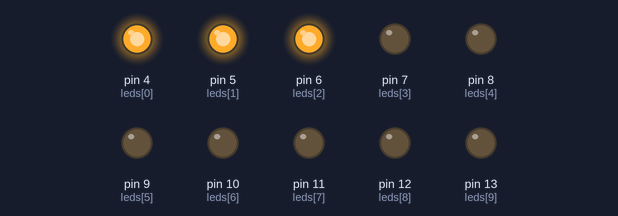
Simulated run of this sketch. Board: Arduino Uno, built with avr-gcc and run on an emulated ATmega328P. Shown: output pins drawn as LEDs (lit = HIGH).

Above: at 0.02 s.
At 0.72 s:
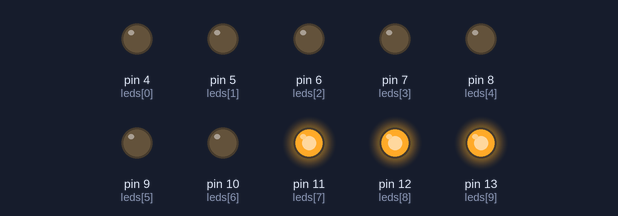
At 1.52 s:
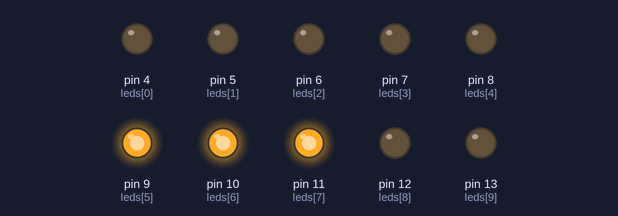
At 2.32 s:
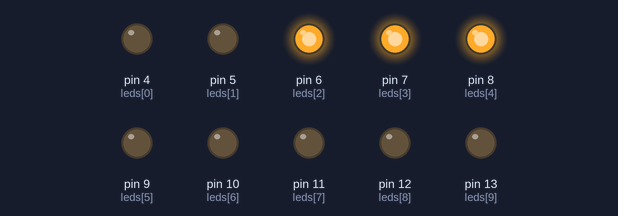
At 3.12 s:
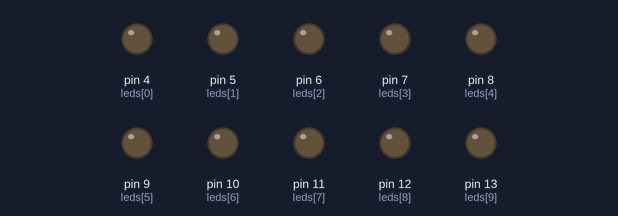
At 4.62 s:
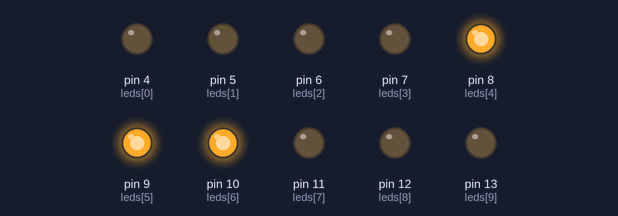
Timing chart, 0 to 4.9 s (numbered marks = the images above):
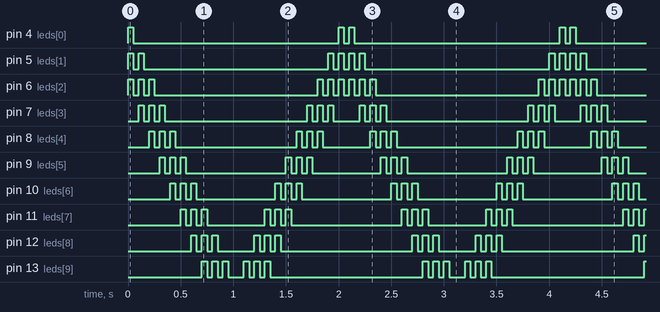

Measured:
- by itself, pin 4 (leds[0]): repeats every 2.1 s: LOW 2.0 s, HIGH 0.05 s, LOW 0.05 s, HIGH 0.05 s
- by itself, pin 5 (leds[1]): repeats every 2.1 s: LOW 0.05 s, HIGH 0.05 s, LOW 1.8 s, 2 × (HIGH 0.05 s, LOW 0.05 s), HIGH 0.05 s
- by itself, pin 6 (leds[2]): repeats every 2.1 s: 2 × (LOW 0.05 s, HIGH 0.05 s), LOW 1.6 s, 3 × (HIGH 0.05 s, LOW 0.05 s), HIGH 0.05 s
- by itself, pin 7 (leds[3]): repeats every 2.1 s: 2 × (LOW 0.05 s, HIGH 0.05 s), LOW 1.4 s, 2 × (HIGH 0.05 s, LOW 0.05 s), HIGH 0.05 s, LOW 0.25 s, HIGH 0.05 s
- by itself, pin 8 (leds[4]): repeats every 2.1 s: 2 × (LOW 0.05 s, HIGH 0.05 s), LOW 1.2 s, 2 × (HIGH 0.05 s, LOW 0.05 s), HIGH 0.05 s, LOW 0.45 s, HIGH 0.05 s

The sketch:

knightrider.ino
```cpp
int leds[]={4,5,6,7,8,9,10,11,12,13};
void setup() {
  for(int i=0;i<10;i++)
  {
    pinMode(leds[i],OUTPUT);

    }

}

void loop() {

   for(int i=0;i<10;i++)
   {
    digitalWrite(leds[i],1);
    digitalWrite(leds[i+1],1);
    digitalWrite(leds[i+2],1);
    delay(50);


    digitalWrite(leds[i],0);
    digitalWrite(leds[i+1],0);
    digitalWrite(leds[i+2],0);
     delay(50);

    }

     for(int i=10;i>=0;i--)
   {
    digitalWrite(leds[i],1);
    digitalWrite(leds[i+1],1);
    digitalWrite(leds[i+2],1);
    delay(50);


    digitalWrite(leds[i],0);
    digitalWrite(leds[i+1],0);
    digitalWrite(leds[i+2],0);
     delay(50);

    }


}
```
